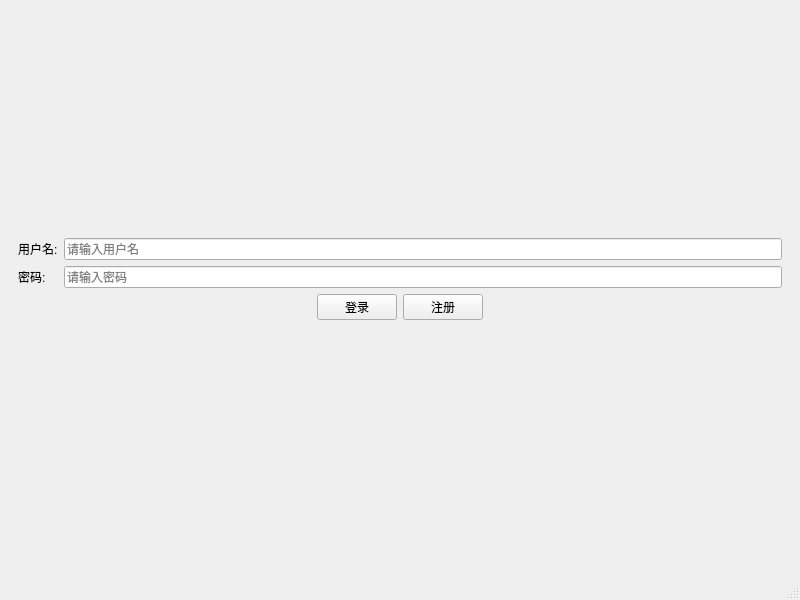
<?xml version="1.0" encoding="UTF-8"?>
<ui version="4.0">
 <class>MainWindow</class>
 <widget class="QMainWindow" name="MainWindow">
  <property name="geometry">
   <rect>
    <x>0</x>
    <y>0</y>
    <width>800</width>
    <height>600</height>
   </rect>
  </property>
  <property name="windowTitle">
   <string>MySchedule日程管理器</string>
  </property>
  <widget class="QWidget" name="centralwidget">
   <layout class="QVBoxLayout" name="verticalLayout">
    <item>
     <widget class="QStackedWidget" name="m_stackedWidget">
      <!-- ========== 登录页 (index 0) ========== -->
      <widget class="QWidget" name="m_loginPage">
       <layout class="QVBoxLayout" name="loginLayout">
        <item>
         <spacer name="loginSpacerTop">
          <property name="orientation">
           <enum>Qt::Vertical</enum>
          </property>
          <property name="sizeHint" stdset="0">
           <size>
            <width>20</width>
            <height>150</height>
           </size>
          </property>
         </spacer>
        </item>
        <item>
         <layout class="QFormLayout" name="loginFormLayout">
          <item row="0" column="0">
           <widget class="QLabel" name="label_username">
            <property name="text">
             <string>用户名:</string>
            </property>
           </widget>
          </item>
          <item row="0" column="1">
           <widget class="QLineEdit" name="m_usernameEdit">
            <property name="placeholderText">
             <string>请输入用户名</string>
            </property>
           </widget>
          </item>
          <item row="1" column="0">
           <widget class="QLabel" name="label_password">
            <property name="text">
             <string>密码:</string>
            </property>
           </widget>
          </item>
          <item row="1" column="1">
           <widget class="QLineEdit" name="m_passwordEdit">
            <property name="echoMode">
             <enum>QLineEdit::Password</enum>
            </property>
            <property name="placeholderText">
             <string>请输入密码</string>
            </property>
           </widget>
          </item>
         </layout>
        </item>
        <item>
         <layout class="QHBoxLayout" name="loginBtnLayout">
          <item>
           <spacer name="loginBtnLeftSpacer">
            <property name="orientation">
             <enum>Qt::Horizontal</enum>
            </property>
            <property name="sizeHint" stdset="0">
             <size>
              <width>250</width>
              <height>20</height>
             </size>
            </property>
           </spacer>
          </item>
          <item>
           <widget class="QPushButton" name="m_loginBtn">
            <property name="text">
             <string>登录</string>
            </property>
           </widget>
          </item>
          <item>
           <widget class="QPushButton" name="m_registerBtn">
            <property name="text">
             <string>注册</string>
            </property>
           </widget>
          </item>
          <item>
           <spacer name="loginBtnRightSpacer">
            <property name="orientation">
             <enum>Qt::Horizontal</enum>
            </property>
            <property name="sizeHint" stdset="0">
             <size>
              <width>250</width>
              <height>20</height>
             </size>
            </property>
           </spacer>
          </item>
         </layout>
        </item>
        <item>
         <widget class="QLabel" name="m_loginStatus">
          <property name="alignment">
           <set>Qt::AlignCenter</set>
          </property>
          <property name="styleSheet">
           <string notr="true">color: red;</string>
          </property>
          <property name="text">
           <string/>
          </property>
         </widget>
        </item>
        <item>
         <spacer name="loginSpacerBottom">
          <property name="orientation">
           <enum>Qt::Vertical</enum>
          </property>
          <property name="sizeHint" stdset="0">
           <size>
            <width>20</width>
            <height>150</height>
           </size>
          </property>
         </spacer>
        </item>
       </layout>
      </widget>

      <!-- ========== 主页 (index 1) ========== -->
      <widget class="QWidget" name="m_mainPage">
       <layout class="QVBoxLayout" name="mainLayout">
        <item>
         <layout class="QHBoxLayout" name="topLayout">
          <item>
           <widget class="QLabel" name="m_userLabel">
            <property name="text">
             <string/>
            </property>
           </widget>
          </item>
          <item>
           <spacer name="topSpacer">
            <property name="orientation">
             <enum>Qt::Horizontal</enum>
            </property>
            <property name="sizeHint" stdset="0">
             <size>
              <width>40</width>
              <height>20</height>
             </size>
            </property>
           </spacer>
          </item>
          <item>
           <widget class="QPushButton" name="m_logoutBtn">
            <property name="text">
             <string>退出登录</string>
            </property>
           </widget>
          </item>
         </layout>
        </item>
        <item>
         <widget class="QGroupBox" name="addGroupBox">
          <property name="title">
           <string>新增任务</string>
          </property>
          <layout class="QFormLayout" name="addFormLayout">
           <item row="0" column="0">
            <widget class="QLabel" name="label_name">
             <property name="text">
              <string>名称:</string>
             </property>
            </widget>
           </item>
           <item row="0" column="1">
            <widget class="QLineEdit" name="m_taskNameEdit">
             <property name="placeholderText">
              <string>任务名称</string>
             </property>
            </widget>
           </item>
           <item row="1" column="0">
            <widget class="QLabel" name="label_start">
             <property name="text">
              <string>开始时间:</string>
             </property>
            </widget>
           </item>
           <item row="1" column="1">
            <widget class="QDateTimeEdit" name="m_startTimeEdit">
             <property name="displayFormat">
              <string>yyyy-MM-dd HH:mm</string>
             </property>
            </widget>
           </item>
           <item row="2" column="0">
            <widget class="QLabel" name="label_remind">
             <property name="text">
              <string>提醒时间:</string>
             </property>
            </widget>
           </item>
           <item row="2" column="1">
            <widget class="QDateTimeEdit" name="m_remindTimeEdit">
             <property name="displayFormat">
              <string>yyyy-MM-dd HH:mm</string>
             </property>
            </widget>
           </item>
           <item row="3" column="0">
            <widget class="QLabel" name="label_priority">
             <property name="text">
              <string>优先级:</string>
             </property>
            </widget>
           </item>
           <item row="3" column="1">
            <widget class="QComboBox" name="m_priorityCombo">
             <item>
              <property name="text">
               <string>低</string>
              </property>
             </item>
             <item>
              <property name="text">
               <string>中</string>
              </property>
             </item>
             <item>
              <property name="text">
               <string>高</string>
              </property>
             </item>
            </widget>
           </item>
           <item row="4" column="0">
            <widget class="QLabel" name="label_category">
             <property name="text">
              <string>分类:</string>
             </property>
            </widget>
           </item>
           <item row="4" column="1">
            <widget class="QComboBox" name="m_categoryCombo">
             <item>
              <property name="text">
               <string>学习</string>
              </property>
             </item>
             <item>
              <property name="text">
               <string>娱乐</string>
              </property>
             </item>
             <item>
              <property name="text">
               <string>生活</string>
              </property>
             </item>
            </widget>
           </item>
           <item row="5" column="1">
            <layout class="QHBoxLayout" name="taskBtnLayout">
             <item>
              <widget class="QPushButton" name="m_addBtn">
               <property name="text">
                <string>添加任务</string>
               </property>
              </widget>
             </item>
             <item>
              <widget class="QPushButton" name="m_modifyBtn">
               <property name="text">
                <string>修改选中任务</string>
               </property>
              </widget>
             </item>
             <item>
              <widget class="QPushButton" name="m_deleteBtn">
               <property name="text">
                <string>删除选中任务</string>
               </property>
              </widget>
             </item>
            </layout>
           </item>
          </layout>
         </widget>
        </item>
        <item>
         <widget class="QGroupBox" name="queryGroupBox">
          <property name="title">
           <string>查询任务</string>
          </property>
          <layout class="QHBoxLayout" name="queryLayout">
           <item>
            <widget class="QLabel" name="label_date">
             <property name="text">
              <string>日期:</string>
             </property>
            </widget>
           </item>
           <item>
            <widget class="QDateEdit" name="m_dateEdit">
             <property name="calendarPopup">
              <bool>true</bool>
             </property>
             <property name="displayFormat">
              <string>yyyy-MM-dd</string>
             </property>
            </widget>
           </item>
           <item>
            <widget class="QPushButton" name="m_queryDayBtn">
             <property name="text">
              <string>查询当天</string>
             </property>
            </widget>
           </item>
           <item>
            <widget class="QPushButton" name="m_queryMonthBtn">
             <property name="text">
              <string>查询当月</string>
             </property>
            </widget>
           </item>
          </layout>
         </widget>
        </item>
        <item>
         <widget class="QTableWidget" name="m_taskTable">
          <property name="columnCount">
           <number>6</number>
          </property>
          <attribute name="horizontalHeaderStretchLastSection">
           <bool>true</bool>
          </attribute>
          <attribute name="selectionBehavior">
           <enum>QAbstractItemView::SelectRows</enum>
          </attribute>
          <attribute name="editTriggers">
           <enum>QAbstractItemView::NoEditTriggers</enum>
          </attribute>
          <column>
           <property name="text">
            <string>ID</string>
           </property>
          </column>
          <column>
           <property name="text">
            <string>名称</string>
           </property>
          </column>
          <column>
           <property name="text">
            <string>开始时间</string>
           </property>
          </column>
          <column>
           <property name="text">
            <string>优先级</string>
           </property>
          </column>
          <column>
           <property name="text">
            <string>分类</string>
           </property>
          </column>
          <column>
           <property name="text">
            <string>提醒时间</string>
           </property>
          </column>
         </widget>
        </item>
       </layout>
      </widget>
     </widget>
    </item>
   </layout>
  </widget>
  <widget class="QMenuBar" name="menubar">
   <property name="geometry">
    <rect>
     <x>0</x>
     <y>0</y>
     <width>800</width>
     <height>28</height>
    </rect>
   </property>
  </widget>
  <widget class="QStatusBar" name="statusbar"/>
 </widget>
 <resources/>
 <connections/>
</ui>
